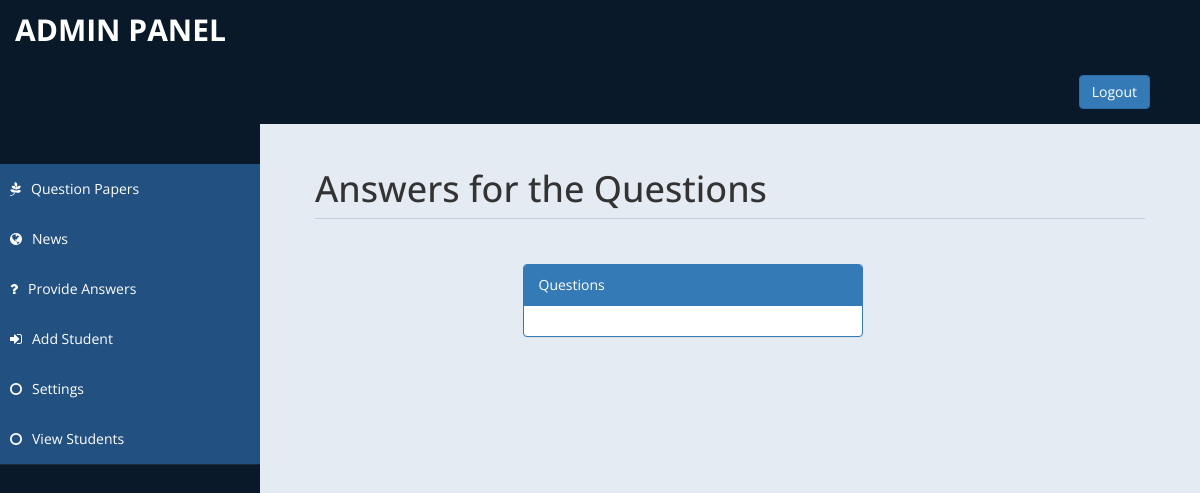
/answer.php, run on an earlier commit of the app's database.
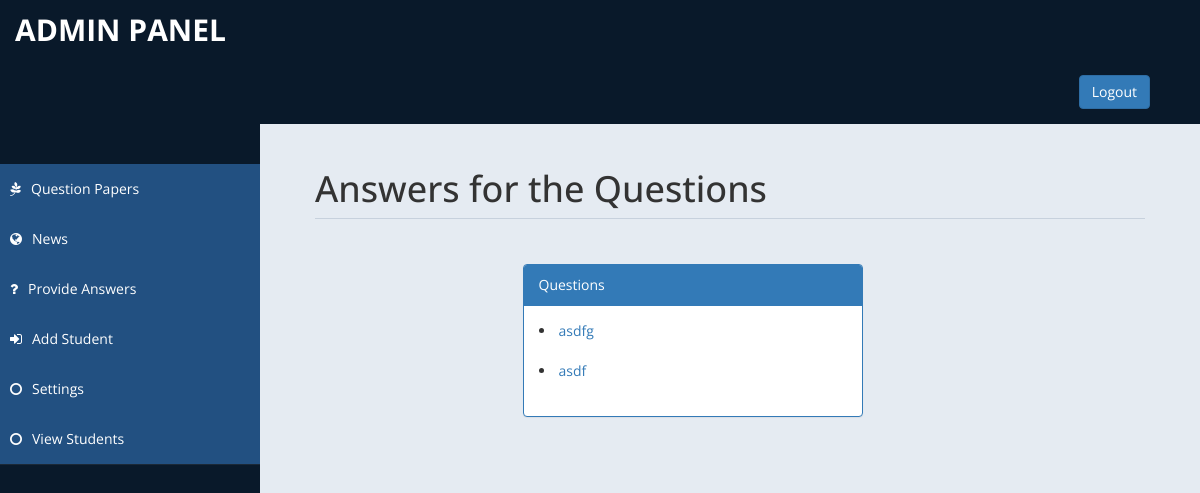
And on a later commit of the database.
### tables this page shows
CREATE TABLE IF NOT EXISTS `question` (
  `question_id` int(11) NOT NULL,
  `student_id` int(11) NOT NULL,
  `question` varchar(300) NOT NULL,
  `answer` varchar(300) DEFAULT NULL,
  PRIMARY KEY (`question_id`),
  KEY `FK_question_users` (`student_id`),
  CONSTRAINT `FK_question_users` FOREIGN KEY (`student_id`) REFERENCES `users` (`id`)
);

### answer.php (the view, shortened to what this page needs)
<?php
require_once './db/dbConnection.php';
?>
<!DOCTYPE html>
<html xmlns="http://www.w3.org/1999/xhtml">
<head>
    <link href="assets/css/bootstrap.css" rel="stylesheet" />
    <link href="assets/css/font-awesome.css" rel="stylesheet" />
    <link href="assets/css/custom-styles.css" rel="stylesheet" />
</head>
<body>
    <div id="wrapper">
        <nav class="navbar navbar-default top-navbar" role="navigation">
            <div class="navbar-header">
                <a class="navbar-brand" href="index.php">Admin Panel</a>
                <div style="color: white; padding: 15px 50px 15px 950px; float: right; font-size: 16px;">  <a href="logout.php"><input type="button" class="btn btn-primary" value="Logout"></input></a> </div>
            </div>
        </nav>
        <nav class="navbar-default navbar-side" role="navigation">
            <div class="sidebar-collapse">
                <ul class="nav" id="main-menu">
                    <br><br>
                    <li>
                        <a href="admin.php" class="active-menu"><i class="fa fa-pagelines"></i>Question Papers</a>
                        <a href="news.php" class="active-menu"><i class="fa fa-globe"></i>News</a>
                        <a href="answer.php" class="active-menu"><i class="fa fa-question"></i>Provide Answers</a>
                        <a href="addNewStudent.php" class="active-menu"><i class="fa fa-sign-in"></i>Add Student</a>
                        <a href="settings.php" class="active-menu"><i class="fa fa-circle-o"></i>Settings</a>
                        <a href="viewStudents.php" class="active-menu"><i class="fa fa-circle-o"></i>View Students</a>
                    </li>
                </ul>
            </div>
        </nav>
        <div id="page-wrapper" >
            <div id="page-inner">
		<div class="col-md-12">
                        <h1 class="page-header">
                            Answers for the Questions
                        </h1>
                </div>
                <div class="row">
                    <div class="col-md-5 col-md-offset-3">
                        <div class="panel panel-primary">
                            <div class="panel-heading">
                                Questions
                            </div>
                            <div class="panel-body">
                                <?php
                                        $sql = "SELECT * FROM question WHERE answer IS NULL;";
                                        $result = $conn->query($sql);
                                        if ($result->num_rows > 0) {
                                            while ($row = $result->fetch_assoc()) {
                                             echo '<li><a id="editItem" href="submitanswer.php?id=' . $row["question_id"] . '">' . $row["question"] . '</a></li><br>';
                                            }
                                        }
                                ?>
                            </div>
                        </div>
                    </div>
                </div>
            </div>
        </div>
    </div>
</body>
</html>

What changed in the data, as far as the page shows it:
added question: question "asdfg"
added question: question "asdf"
